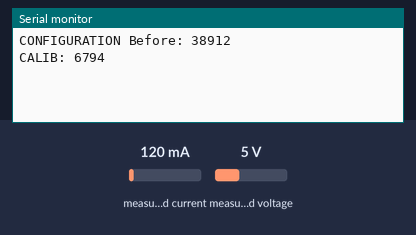
Simulated run of this sketch. Board: Arduino Uno, built with avr-gcc and run on an emulated ATmega328P. Parts: the last lines printed to the serial monitor. Wiring (inferred from the names in the program): INA219 current sensor at I2C address 0x40. The test bench sets the inputs (shaded band); at power-on: measured current 120 mA, measured voltage 5 V.

Above: at 1.2 s.
1.3 s: measured current set to 40 mA
At 3.2 s:
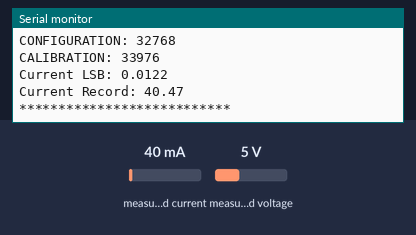
3.5 s: measured voltage set to 0.3 V
At 4.8 s:
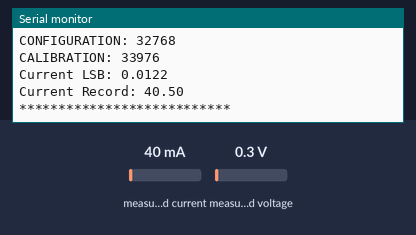
5.0 s: measured current set to 500 mA
At 7.1 s:
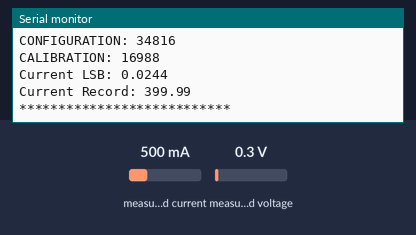
Timing chart, 0 to 8.6 s (numbered marks = the images above; inputs shaded):
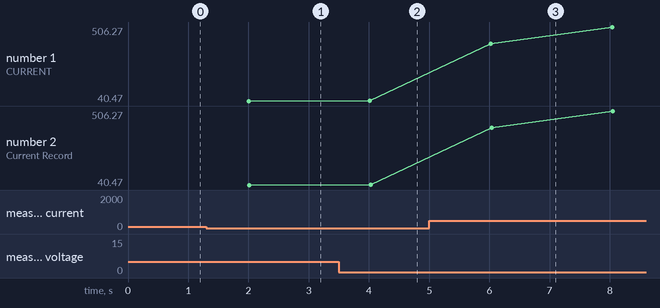

The sketch:

gy219.ino
```cpp
#include "GY219.h"

GY219 gy219;

void setup(){
  gy219.init();
  Serial.begin(115200);
  Serial.print("CONFIGURATION Before: ");
  Serial.println(gy219.getConfiguration());
  Serial.print("CALIB: ");
  Serial.println(gy219.getCalibration());
}

void loop()
{
  delay(2000);
  Serial.print("CURRENT: ");
  Serial.println(gy219.getCurrent_mA());
  Serial.print("VOLTAGE: ");
  Serial.println(gy219.getBusVoltage_mV());
  gy219.autoRange();
  Serial.print("CONFIGURATION: ");
  Serial.println(gy219.getConfiguration());
  Serial.print("CALIBRATION: ");
  Serial.println(gy219.CALIBRATION);
  Serial.print("Current LSB: ");
  Serial.println(gy219.current_LSB, 4);
  Serial.print("Current Record: ");
  Serial.println(gy219.previousCurrentRecord);
  Serial.println("***************************");
}
```

GY219.cpp
```cpp
#include "GY219.h"

void GY219::init(){
#ifdef MSP430
    i2c.setModule(0);
#endif
    i2c.begin();
    /// max 2000mA
    reset();
    setCurrentRange(2000);
    previousCurrentRecord = 0;
    previousVoltageRecord = 0;
}


void GY219::reset(){
    uint16_t register_val = readRegister(INA219_CONF_REG);
    register_val |= 0x8000;
    writeRegister(INA219_CONF_REG, register_val);
}


float GY219::getCurrent_mA(){
    /// result is in mA
    int16_t register_value = readRegister(INA219_CURRENT_REG);
    return register_value*current_LSB;
}


float GY219::getBusVoltage_mV(){
    /// result is in V
    /// no overflow check, LSB = 4mV
    /// result = (register_val >> 3)* LSB
    uint16_t busVoltage = readRegister(INA219_BUS_VOLTAGE_REG);
    busVoltage = (busVoltage>>3)*4;
    return busVoltage;
}


void GY219::setCalibration(uint16_t value){
    writeRegister(INA219_CALIBRATION_REG, value);
}


void GY219::setVoltageRange(uint8_t range){
    uint16_t register_val = readRegister(INA219_CONF_REG);
    if (16 == range){
      register_val &= ~0x2000;
    }
    else if (32 == range){
      register_val |= 0x2000;
    }
    writeRegister(INA219_CONF_REG, register_val);
}


void GY219::setShuntVoltageRange(uint8_t gain){
    /// Set PGA range - 1-4 (40, 80, 160, 320mV)
    uint16_t register_val = readRegister(INA219_CONF_REG);
    switch(gain){
      case 1:
          /// 40 mV
          register_val &= ~(0x1800);
          break;
      case 2:
          /// 80 mV
          register_val &= ~(0x1000);
          register_val |= 0x0800;
          break;
      case 3:
          /// 160 mV
          register_val |= 0x1000;
          register_val &= ~(0x800);
          break;
      case 4:
          /// 320 mV
          register_val |= 0x1800;
          break;
    }
    writeRegister(INA219_CONF_REG, register_val);
}


void GY219::setCurrentRange(uint16_t maxCurrent){
    /// set max current in mA
    switch(maxCurrent){
        case 3200:
            current_LSB = 0.0976562;
            CALIBRATION = 4248;
            //CALIBRATION = 4196;
            GAIN = 4;
            break;
        case 2000:
            current_LSB = 0.0610350;
            CALIBRATION = 6794;
            //CALIBRATION = 6710;
            GAIN = 4;
            break;
        case 1600:
            current_LSB = 0.0488281;
            CALIBRATION = 8412;
            //CALIBRATION = 8308;
            GAIN = 3;
            break;
        case 800:
            current_LSB = 0.0244140;
            CALIBRATION = 16988;
            //CALIBRATION = 16778;
            GAIN = 2;
            break;
        case 400:
            current_LSB = 0.0122070;
            CALIBRATION = 33976;
            //CALIBRATION = 33554;
            GAIN = 1;
            break;
    }
    setCalibration(CALIBRATION);
    setShuntVoltageRange(GAIN);
}

void GY219::autoRange(){
    float voltage = getBusVoltage_mV();
    float current = getCurrent_mA();
    float currentPredict = 2*current - previousCurrentRecord;
    float voltagePredict = 2*voltage - previousVoltageRecord;

    if (currentPredict > 2000){
        setCurrentRange(3200);
    }else if (currentPredict > 1600){
        setCurrentRange(2000);
    }else if (currentPredict > 800){
        setCurrentRange(1600);
    }else if (currentPredict > 400){
        setCurrentRange(800);
    }else{
        setCurrentRange(400);
    }

    if (voltagePredict > 16000){
        setVoltageRange(32);
    }else{
        setVoltageRange(16);
    }

    previousVoltageRecord = voltage;
    previousCurrentRecord = current;
}


uint16_t GY219::getConfiguration(){
    return readRegister(INA219_CONF_REG);
}


uint16_t GY219::getCalibration(){
    return readRegister(INA219_CALIBRATION_REG);
}


uint16_t GY219::readRegister(uint8_t reg){
    uint8_t MSB, LSB;
    i2c.beginTransmission(INA219_ADDR);
    i2c.write(reg);
    i2c.endTransmission();
    i2c.requestFrom(INA219_ADDR, 2);
    if(i2c.available())
    {
    MSB = i2c.read();
    LSB = i2c.read();
    }
    return ((MSB<<8) + LSB);
}


byte GY219::writeRegister(uint8_t reg, uint16_t val){
    i2c.beginTransmission(INA219_ADDR);
    i2c.write(reg);
    i2c.write((val >> 8) & 0xFF);
    i2c.write(val & 0xFF);
    return i2c.endTransmission();
}
```

GY219.h
```cpp
#pragma once
#include <Wire.h>

#ifdef MSP430
#include <Energia.h>
#else
#include <Arduino.h>
#endif

#ifndef GY219_h
#define GY219_h


#define INA219_ADDR 0x40
/// INA219 address is 0x80
/// Arduino Wire library shifts the adddress left
/// and adds 0 or 1 to LSB for read or write
/// so that 0x40 becomes 0x80 or 0x81

#define INA219_CONF_REG           0x00
#define INA219_SHUNT_VOLTAGE_REG  0x01
#define INA219_BUS_VOLTAGE_REG    0x02
#define INA219_POWER_REG          0x03
#define INA219_CURRENT_REG        0x04
#define INA219_CALIBRATION_REG    0x05


class GY219
{
    public:
        void        init                    ();
        void        reset                   ();
        void        setCalibration          (uint16_t value);
        void        setVoltageRange         (uint8_t range);
        void        setShuntVoltageRange    (uint8_t gain);
        void        setCurrentRange         (uint16_t maxCurrent);
        uint16_t    getConfiguration        ();
        uint16_t    getCalibration          ();
        float       getBusVoltage_mV        ();
        float       getCurrent_mA           ();
        void        autoRange               ();

    public:
        float       current_LSB;
        uint16_t    CALIBRATION;
        uint8_t     GAIN;
        float       previousCurrentRecord;
        float       previousVoltageRecord;

    private:
        byte        writeRegister           (uint8_t reg, uint16_t val);
        uint16_t    readRegister            (uint8_t reg);

    private:
        TwoWire     i2c;

};


#endif
```

Measured:
- after the input at 1.3 s, the serial monitor: prints a new line after 0.70 s (image 1)
- after the input at 3.5 s, the serial monitor: prints a new line after 0.52 s (image 2)
- after the input at 5.0 s, the serial monitor: prints a new line after 1.0 s (image 3)
- plotted number 1: 40.5 → 506.27 after the input at 5.0 s
- plotted number 2: 40.5 → 506.27 after the input at 5.0 s
